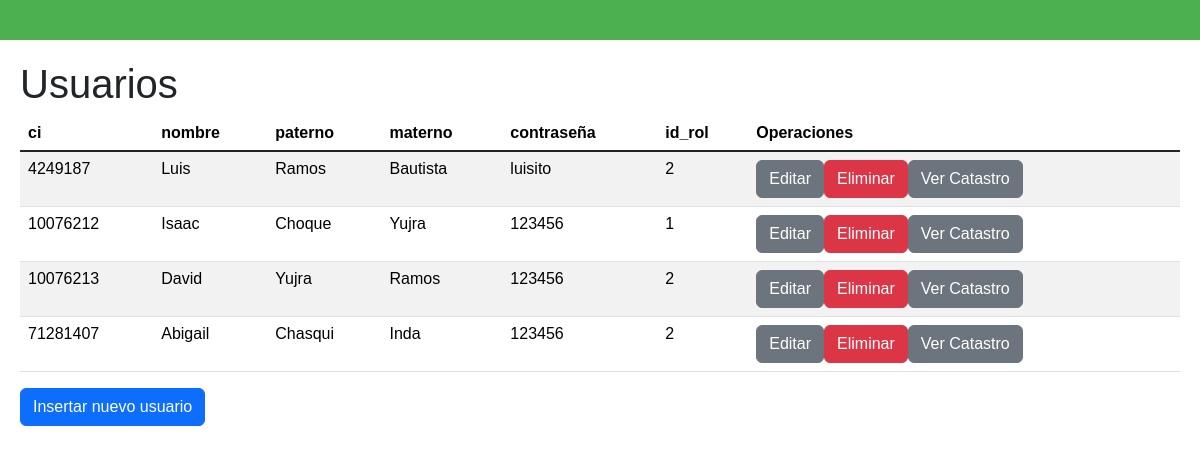
Screenshot of /ejercicio7/index.php with the database file from the repository.
### tables this page shows
CREATE TABLE `persona` (
  `ci` int(11) NOT NULL,
  `nombre` varchar(20) DEFAULT NULL,
  `paterno` varchar(20) DEFAULT NULL,
  `materno` varchar(20) DEFAULT NULL,
  `contrasenia` varchar(30) DEFAULT NULL,
  `id_rol` int(11) DEFAULT NULL
);

### ejercicio7/index.php (the view, shortened to what this page needs)
<?php
include "conexion.inc.php";
$sql="select * from persona";
$resultado=mysqli_query($con, $sql);
?>
<html>
<head>
	<link href="https://cdn.jsdelivr.net/npm/bootstrap@5.3.3/dist/css/bootstrap.min.css" rel="stylesheet">
	<link rel="stylesheet" href="miestilo.css">
</head>
<body>
    <header>
    </header>
	<main>
		<h1>Usuarios</h1>
		<table class="table table-striped">
			<thead>
			<tr>
				<th scope="col">ci</th>
				<th scope="col">nombre</th>
				<th scope="col">paterno</th>
                <th scope="col">materno</th>
                <th scope="col">contraseña</th>
                <th scope="col">id_rol</th>
				<th scope="col">Operaciones</th>
			</tr>
			</thead>
			<tbody class="table-group-divider">
			<?php
			while($fila=mysqli_fetch_array($resultado))
			{
				echo "<tr>";
				echo "<td scope='row'>$fila[ci]</td>";
				echo "<td scope='row'>$fila[nombre]</td>";
				echo "<td scope='row'>$fila[paterno]</td>";
                echo "<td scope='row'>$fila[materno]</td>";
                echo "<td scope='row'>$fila[contrasenia]</td>";
                echo "<td scope='row'>$fila[id_rol]</td>";
				echo "<td scope='row'>";
				echo "<a class='btn btn-secondary' href='editar.php?ci=$fila[ci]'>Editar</a>";
				echo "<a class='btn btn-danger' href='eliminar.php?ci=$fila[ci]'>Eliminar</a>";
				echo "<a class='btn btn-secondary' href='catastro.php?ci=$fila[ci]'>Ver Catastro</a>";
				echo "</td>";
				echo "</tr>";
			}
			?>
			</tbody>
		</table>
		<a class="btn btn-primary" href='nuevo.php'>Insertar nuevo usuario</a>
	</main>
</body>
</html>

### ejercicio2/miestilo.css (style rules this page uses)
body { font-family: Arial, sans-serif; margin: 0; padding: 0; }
header { background-color: #4CAF50; color: white; text-align: center; padding: 20px; }
main { padding: 20px; }

### rows the page displays
persona: ci "4249187", nombre "Luis", paterno "Ramos", materno "Bautista", contrasenia "luisito", id_rol "2"
persona: ci "10076212", nombre "Isaac", paterno "Choque", materno "Yujra", contrasenia "123456", id_rol "1"
persona: ci "10076213", nombre "David", paterno "Yujra", materno "Ramos", contrasenia "123456", id_rol "2"
persona: ci "71281407", nombre "Abigail", paterno "Chasqui", materno "Inda", contrasenia "123456", id_rol "2"
